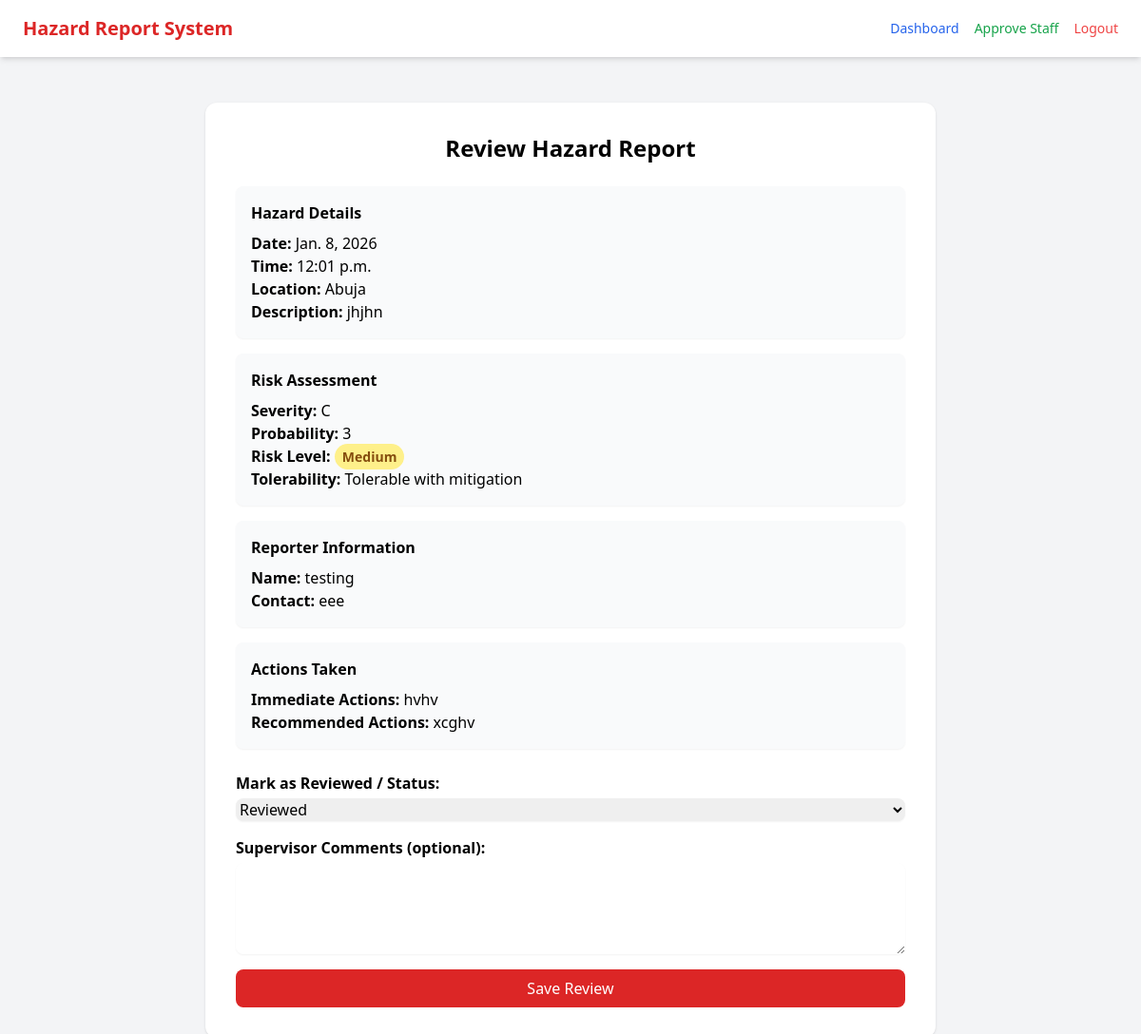
Page /review/2/ (signed in) on the committed database.
### reports/models.py (models this page shows, shortened)
class HazardReport(models.Model):
    SEVERITY_CHOICES = [
        ('A', 'Catastrophic'),
        ('B', 'Hazardous'),
        ('C', 'Major'),
        ('D', 'Minor'),
        ('E', 'Negligible')
    ]
    PROBABILITY_CHOICES = [
        (5, 'Frequent'),
        (4, 'Occasional'),
        (3, 'Remote'),
        (2, 'Improbable'),
        (1, 'Extremely Improbable'),
    ]
    RISK_LEVEL_CHOICES = [
        ('High', 'High'),
        ('Medium', 'Medium'),
        ('Low', 'Low'),
    ]
    STATUS_CHOICES = [
        ('Submitted', 'Submitted'),
        ('Reviewed', 'Reviewed'),
        ('Closed', 'Closed'),
    ]
    date = models.DateField()
    time = models.TimeField()
    location = models.CharField(max_length=255)
    description = models.TextField()
    severity = models.CharField(max_length=1, choices=SEVERITY_CHOICES)
    probability = models.IntegerField(choices=PROBABILITY_CHOICES)
    risk_level = models.CharField(max_length=10, choices=RISK_LEVEL_CHOICES)
    risk_tolerability = models.CharField(max_length=50)
    reporter = models.ForeignKey(User, on_delete=models.CASCADE)
    reporter_name = models.CharField(max_length=255)  # optional, if you want extra name
    contact_info = models.CharField(max_length=255)
    immediate_actions = models.TextField()
    recommended_actions = models.TextField()  # fixed typo
    status = models.CharField(max_length=20, choices=STATUS_CHOICES, default='Submitted')
    supervisor_notes = models.TextField(blank=True, null=True)
    reviewed_by = models.ForeignKey(
        User,
        on_delete=models.SET_NULL,
        null=True,
        blank=True,
        related_name='reviewed_reports'
    )
    created_at = models.DateTimeField(auto_now_add=True)

### reports/views.py (the view, shortened to what this page needs)
# urls.py: path('review/<int:report_id>/', views.review_report, name='review_reports'),
@login_required
@user_passes_test(is_supervisor)
def review_report(request, report_id):
    report = get_object_or_404(HazardReport, id=report_id)
    return render(request, 'reports/review_report.html', {'report': report})

### reports/context_processors.py (called while the page is built)
def supervisor_flag(request):
    user = getattr(request, 'user', None)
    is_supervisor = False
    if user and user.is_authenticated:
        is_supervisor = user.groups.filter(name='Supervisor').exists()
    return {'is_supervisor': is_supervisor}

### reports/views.py (called while the page is built)
def is_supervisor(user):
    return user.groups.filter(name='Supervisor').exists()

### templates/reports/review_report.html (shortened to what this page needs)
{% extends "base.html" %}
{% block content %}
<div class="max-w-3xl mx-auto mt-12 bg-white p-8 rounded-xl shadow">
    <h2 class="text-2xl font-bold mb-6 text-center">Review Hazard Report</h2>
    <div class="space-y-4">
        <div class="bg-gray-50 p-4 rounded-lg shadow-sm">
            <h3 class="font-semibold mb-2">Hazard Details</h3>
            <p><span class="font-semibold">Date:</span> {{ report.date }}</p>
            <p><span class="font-semibold">Time:</span> {{ report.time }}</p>
            <p><span class="font-semibold">Location:</span> {{ report.location }}</p>
            <p><span class="font-semibold">Description:</span> {{ report.description }}</p>
        </div>
        <div class="bg-gray-50 p-4 rounded-lg shadow-sm">
            <h3 class="font-semibold mb-2">Risk Assessment</h3>
            <p><span class="font-semibold">Severity:</span> {{ report.severity }}</p>
            <p><span class="font-semibold">Probability:</span> {{ report.probability }}</p>
            <p>
                <span class="font-semibold">Risk Level:</span>
                <span class="px-2 py-1 rounded-full text-sm font-semibold
                    {% if report.risk_level == 'High' %} bg-red-200 text-red-800
                    {% elif report.risk_level == 'Medium' %} bg-yellow-200 text-yellow-800
                    {% else %} bg-green-200 text-green-800 {% endif %}
                ">
                    {{ report.risk_level }}
                </span>
            </p>
            <p><span class="font-semibold">Tolerability:</span> {{ report.risk_tolerability }}</p>
        </div>
        <div class="bg-gray-50 p-4 rounded-lg shadow-sm">
            <h3 class="font-semibold mb-2">Reporter Information</h3>
            <p><span class="font-semibold">Name:</span> {{ report.reporter.username }}</p>
            <p><span class="font-semibold">Contact:</span> {{ report.contact_info }}</p>
        </div>
        <div class="bg-gray-50 p-4 rounded-lg shadow-sm">
            <h3 class="font-semibold mb-2">Actions Taken</h3>
            <p><span class="font-semibold">Immediate Actions:</span> {{ report.immediate_actions }}</p>
            <p><span class="font-semibold">Recommended Actions:</span> {{ report.recommended_actions }}</p>
        </div>
    </div>
    <form method="post" class="mt-6 space-y-4">
        <div>
            <label class="font-semibold" for="status">Mark as Reviewed / Status:</label>
            <select name="status" id="status" class="mt-1 block w-full border-gray-300 rounded-lg shadow-sm focus:ring-red-500 focus:border-red-500">
                <option value="Reviewed" {% if report.status == "Reviewed" %}selected{% endif %}>Reviewed</option>
            </select>
        </div>
        <div>
            <label class="font-semibold" for="comments">Supervisor Comments (optional):</label>
            <textarea name="comments" id="comments" rows="4" class="mt-1 block w-full border-gray-300 rounded-lg shadow-sm focus:ring-red-500 focus:border-red-500">{{ report.comments }}</textarea>
        </div>
        <button type="submit" class="w-full bg-red-600 hover:bg-red-700 text-white py-2 rounded-lg transition">
            Save Review
        </button>
    </form>
</div>
{% endblock %}

### rows in the picture
HazardReport: date "Jan. 8, 2026", time "12:01 p.m.", location "Abuja", description "jhjhn", severity "C", probability "3", risk_level "Medium", risk_tolerability "Tolerable with mitigation", reporter.username "testing", contact_info "eee", immediate_actions "hvhv", recommended_actions "xcghv", status "Reviewed"
